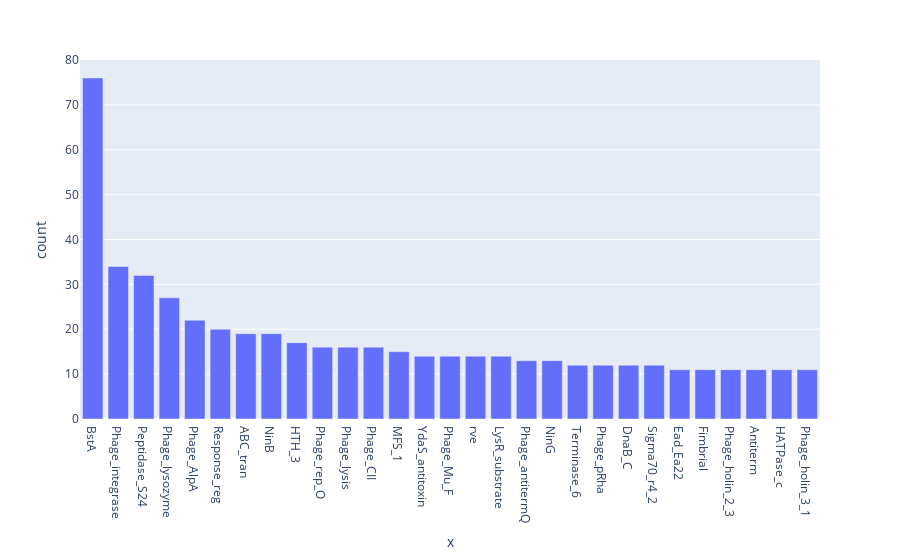

Notebook code for this chart:
### Markdown cell above
## Bar counts

### Code cell
annot = pd.DataFrame(df_all['target_name'].value_counts())
annot.columns=['count']
# more than 10 annotations
annot = annot[annot['count'] > 10]

fig = px.bar(annot, x=annot.index, y='count')
fig.show()

### Figure 1 — Plotly figure (JSON) as saved in the notebook; plotly's stock layout.template omitted (floating-point values rounded to 4 significant figures)
{"data": [{"alignmentgroup": "True", "hoverlabel": {"namelength": 0}, "hovertemplate": "x=%{x}<br>count=%{y}", "legendgroup": "", "marker": {"color": "#636efa"}, "name": "", "offsetgroup": "", "orientation": "v", "showlegend": false, "textposition": "auto", "type": "bar", "x": ["BstA", "Phage_integrase", "Peptidase_S24", "Phage_lysozyme", "Phage_AlpA", "Response_reg", "ABC_tran", "NinB", "HTH_3", "Phage_rep_O", "Phage_lysis", "Phage_CII", "MFS_1", "YdaS_antitoxin", "Phage_Mu_F", "rve", "LysR_substrate", "Phage_antitermQ", "NinG", "Terminase_6", "Phage_pRha", "DnaB_C", "Sigma70_r4_2", "Ead_Ea22", "Fimbrial", "Phage_holin_2_3", "Antiterm", "HATPase_c", "Phage_holin_3_1"], "xaxis": "x", "y": [76, 34, 32, 27, 22, 20, 19, 19, 17, 16, 16, 16, 15, 14, 14, 14, 14, 13, 13, 12, 12, 12, 12, 11, 11, 11, 11, 11, 11], "yaxis": "y"}], "layout": {"autosize": true, "barmode": "relative", "legend": {"tracegroupgap": 0}, "margin": {"t": 60}, "xaxis": {"anchor": "y", "autorange": true, "domain": [0, 1], "range": [-0.5, 28.5], "title": {"text": "x"}, "type": "category"}, "yaxis": {"anchor": "x", "autorange": true, "domain": [0, 1], "range": [0, 80], "title": {"text": "count"}, "type": "linear"}}}
